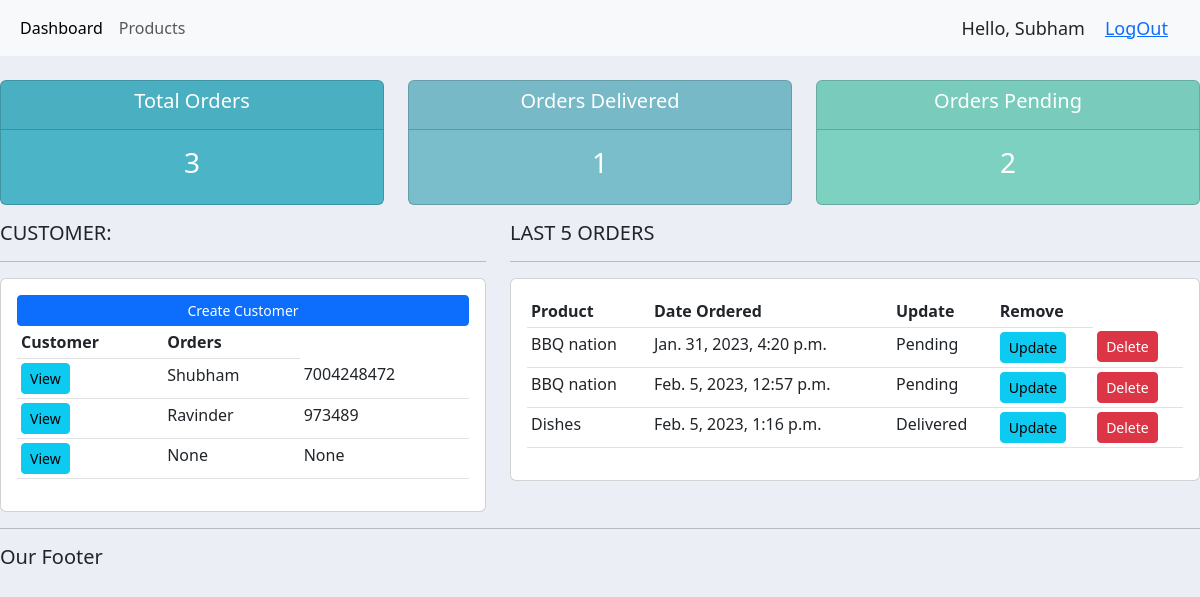
Before: / (signed in) with the older database file.
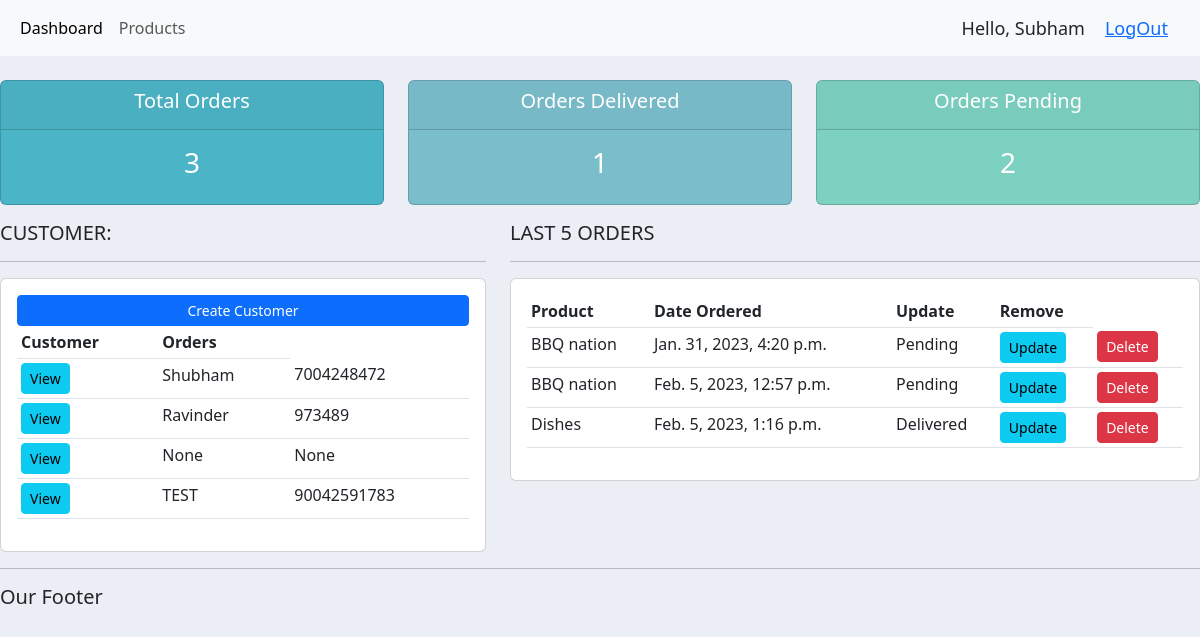
After: the same page with the newer database file.
### accounts/models.py (models this page shows, shortened)
class Customer(models.Model):
	user=models.OneToOneField(User,null=True,blank=True,on_delete=models.CASCADE)
	profile_pic=models.ImageField(null=True,blank=True)
	name=models.CharField(max_length=200,null=True)
	phone=models.CharField(max_length=200,null=True)
	email=models.CharField(max_length=200,null=True)
	profile_pic=models.ImageField(default="my.jpeg",null=True,blank=True)
	date_created=models.DateTimeField(auto_now_add=True,null=True)

class Order(models.Model):
	STATUS=(
			('Pending','Pending'),
			('Out For Delivery','Out For Delivery'),
			('Delivered','Delivered'),
		)
	customer=models.ForeignKey(Customer,null=True,on_delete=models.SET_NULL)
	product=models.ForeignKey(Product,null=True,on_delete=models.SET_NULL)
	date_created=models.DateTimeField(auto_now_add=True,null=True)
	status=models.CharField(max_length=200,null=True,choices=STATUS)
	note=models.CharField(max_length=1000,null=True)

class Product(models.Model):
	CATEGORY=(
			('Indoor','Indoor'),
			('Out Door','Out Door'),
		)
	name=models.CharField(max_length=200,null=True)
	price=models.FloatField(null=True)
	category=models.CharField(max_length=200,null=True,choices=CATEGORY)
	description=models.CharField(max_length=200,blank=True)
	date_created=models.DateTimeField(auto_now_add=True,null=True)
	tag=models.ManyToManyField(Tag)
	def __str__(self):
		return self.name

### accounts/decorators.py (the view)
	def wrapper_function(request, *args, **kwargs):
			group=None
			if request.user.groups.exists():
				group=request.user.groups.all()[0].name
			if group== 'Customer':
				return redirect('userPage')
			if group=='admin':
				return view_func(request,*args,**kwargs)

### accounts/views.py (called while the page is built)
@login_required(login_url='login')
@admin_only
def home(request):
    orders=Order.objects.all()
    customers=Customer.objects.all()
    total_customers=customers.count()
    total_orders=orders.count()
    delivered=orders.filter(status='Delivered').count()
    pending=orders.filter(status='Pending').count()
    context={'orders':orders,'customers':customers,'total_customers':total_customers,
    'total_orders':total_orders,'delivered':delivered,'pending':pending}
    return render(request,'accounts/dashboard.html',context)

### accounts/templates/accounts/dashboard.html (shortened to what this page needs)
{%extends 'accounts/main.html'%}
{%block content%}
{% include 'accounts/status.html'%}
<div class="row">
	<div class="col-md-5">
		<h5>CUSTOMER: </h5>
		<hr>
		<div class="card card-body">
			<a  class="btn btn-primary btn-sm btn-block" href="">Create Customer</a>
			<table class="table table-sm">
				<tr>
					<th>Customer</th>
					<th>Orders</th>
				</tr>
				{% for i in customers%}
					<tr>
						<td><a class="btn btn-sm btn-info" href="{% url 'customer' i.id %}">View</a></td>
						<td>{{i.name}}</td>
						<td>{{i.phone}}</td>
					</tr>
				{% endfor %}
			</table>
  		</div>
	</div>
	<div class="col-md-7">
		<h5>LAST 5 ORDERS</h5>
		<hr>
		<div class="card card-body">
			<table class="table table-sm">
				<tr>
				<th>Product</th>
				<th>Date Ordered</th>
				<th>Update</th>
				<th>Remove</th>
				</tr>
				{% for i in orders%}
					<tr>
						<td>{{i.product}}</td>
						<td>{{i.date_created}}</td>
						<td>{{i.status}}</td>
						<td><a class="btn btn-sm btn-info" href="{% url 'update_order' i.id %}">Update</a></td>
						<td><a class="btn btn-sm btn-danger" href="{% url 'delete_order' i.id %}">Delete</a></td>
					</tr>
				{% endfor %}
			</table>
		</div>
	</div>
</div>
{%endblock%}

Changed rows visible on the page:
added Customer: name "TEST", phone "90042591783"
